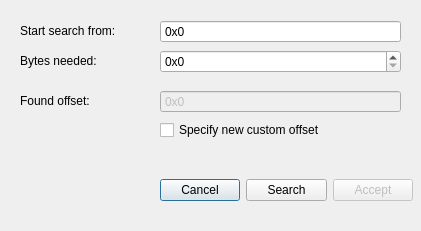
<?xml version="1.0" encoding="UTF-8"?>
<ui version="4.0">
 <class>fswindow</class>
 <widget class="QDialog" name="fswindow">
  <property name="geometry">
   <rect>
    <x>0</x>
    <y>0</y>
    <width>421</width>
    <height>231</height>
   </rect>
  </property>
  <property name="windowTitle">
   <string>Freespace</string>
  </property>
  <property name="locale">
   <locale language="English" country="UnitedKingdom"/>
  </property>
  <widget class="QLabel" name="label">
   <property name="geometry">
    <rect>
     <x>20</x>
     <y>20</y>
     <width>111</width>
     <height>21</height>
    </rect>
   </property>
   <property name="text">
    <string>Start search from:</string>
   </property>
  </widget>
  <widget class="QSpinBox" name="spinBox">
   <property name="geometry">
    <rect>
     <x>160</x>
     <y>20</y>
     <width>241</width>
     <height>23</height>
    </rect>
   </property>
   <property name="frame">
    <bool>true</bool>
   </property>
   <property name="buttonSymbols">
    <enum>QAbstractSpinBox::NoButtons</enum>
   </property>
   <property name="specialValueText">
    <string/>
   </property>
   <property name="accelerated">
    <bool>false</bool>
   </property>
   <property name="showGroupSeparator" stdset="0">
    <bool>false</bool>
   </property>
   <property name="suffix">
    <string/>
   </property>
   <property name="prefix">
    <string>0x</string>
   </property>
   <property name="maximum">
    <number>33554431</number>
   </property>
   <property name="displayIntegerBase">
    <number>16</number>
   </property>
  </widget>
  <widget class="QLabel" name="label_2">
   <property name="geometry">
    <rect>
     <x>20</x>
     <y>50</y>
     <width>111</width>
     <height>21</height>
    </rect>
   </property>
   <property name="text">
    <string>Bytes needed:</string>
   </property>
  </widget>
  <widget class="QSpinBox" name="spinBox_2">
   <property name="geometry">
    <rect>
     <x>160</x>
     <y>50</y>
     <width>241</width>
     <height>23</height>
    </rect>
   </property>
   <property name="buttonSymbols">
    <enum>QAbstractSpinBox::UpDownArrows</enum>
   </property>
   <property name="prefix">
    <string>0x</string>
   </property>
   <property name="maximum">
    <number>33554431</number>
   </property>
   <property name="displayIntegerBase">
    <number>16</number>
   </property>
  </widget>
  <widget class="QWidget" name="horizontalLayoutWidget">
   <property name="geometry">
    <rect>
     <x>20</x>
     <y>170</y>
     <width>393</width>
     <height>41</height>
    </rect>
   </property>
   <layout class="QHBoxLayout" name="horizontalLayout">
    <property name="leftMargin">
     <number>140</number>
    </property>
    <item>
     <widget class="QPushButton" name="pushButton_3">
      <property name="text">
       <string>Cancel</string>
      </property>
     </widget>
    </item>
    <item>
     <widget class="QPushButton" name="pushButton_2">
      <property name="text">
       <string>Search</string>
      </property>
     </widget>
    </item>
    <item>
     <widget class="QPushButton" name="pushButton">
      <property name="enabled">
       <bool>false</bool>
      </property>
      <property name="text">
       <string>Accept</string>
      </property>
     </widget>
    </item>
   </layout>
  </widget>
  <widget class="QLabel" name="label_3">
   <property name="geometry">
    <rect>
     <x>20</x>
     <y>90</y>
     <width>111</width>
     <height>21</height>
    </rect>
   </property>
   <property name="text">
    <string>Found offset:</string>
   </property>
  </widget>
  <widget class="QSpinBox" name="spinBox_3">
   <property name="enabled">
    <bool>false</bool>
   </property>
   <property name="geometry">
    <rect>
     <x>160</x>
     <y>90</y>
     <width>241</width>
     <height>23</height>
    </rect>
   </property>
   <property name="readOnly">
    <bool>true</bool>
   </property>
   <property name="buttonSymbols">
    <enum>QAbstractSpinBox::NoButtons</enum>
   </property>
   <property name="prefix">
    <string>0x</string>
   </property>
   <property name="maximum">
    <number>33554431</number>
   </property>
   <property name="displayIntegerBase">
    <number>16</number>
   </property>
  </widget>
  <widget class="QCheckBox" name="checkBox">
   <property name="geometry">
    <rect>
     <x>160</x>
     <y>120</y>
     <width>241</width>
     <height>20</height>
    </rect>
   </property>
   <property name="text">
    <string>Specify new custom offset</string>
   </property>
  </widget>
 </widget>
 <resources/>
 <connections/>
</ui>
